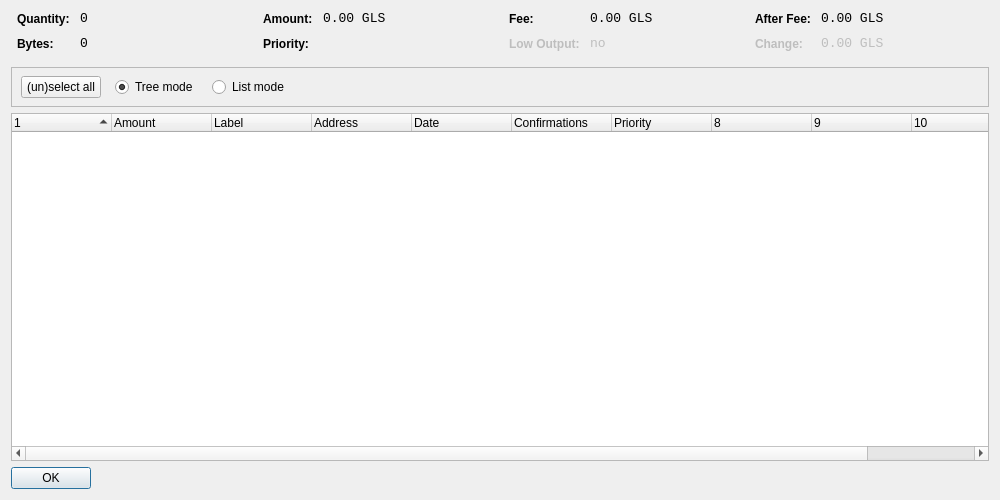
<?xml version="1.0" encoding="UTF-8"?>
<ui version="4.0">
 <class>CoinControlDialog</class>
 <widget class="QDialog" name="CoinControlDialog">
  <property name="geometry">
   <rect>
    <x>0</x>
    <y>0</y>
    <width>1000</width>
    <height>500</height>
   </rect>
  </property>
  <property name="windowTitle">
   <string>Coin Control</string>
  </property>
  <layout class="QVBoxLayout" name="verticalLayout">
   <item>
    <layout class="QHBoxLayout" name="horizontalLayoutTop" stretch="0,0,0,0">
     <property name="topMargin">
      <number>0</number>
     </property>
     <property name="bottomMargin">
      <number>10</number>
     </property>
     <item>
      <layout class="QFormLayout" name="formLayoutCoinControl1">
       <property name="horizontalSpacing">
        <number>10</number>
       </property>
       <property name="verticalSpacing">
        <number>10</number>
       </property>
       <property name="leftMargin">
        <number>6</number>
       </property>
       <property name="rightMargin">
        <number>6</number>
       </property>
       <item row="0" column="0">
        <widget class="QLabel" name="labelCoinControlQuantityText">
         <property name="styleSheet">
          <string notr="true">font-weight:bold;</string>
         </property>
         <property name="text">
          <string>Quantity:</string>
         </property>
        </widget>
       </item>
       <item row="0" column="1">
        <widget class="QLabel" name="labelCoinControlQuantity">
         <property name="font">
          <font>
           <family>Monospace</family>
           <pointsize>10</pointsize>
          </font>
         </property>
         <property name="cursor">
          <cursorShape>IBeamCursor</cursorShape>
         </property>
         <property name="contextMenuPolicy">
          <enum>Qt::ActionsContextMenu</enum>
         </property>
         <property name="text">
          <string notr="true">0</string>
         </property>
         <property name="textInteractionFlags">
          <set>Qt::LinksAccessibleByMouse|Qt::TextSelectableByKeyboard|Qt::TextSelectableByMouse</set>
         </property>
        </widget>
       </item>
       <item row="1" column="0">
        <widget class="QLabel" name="labelCoinControlBytesText">
         <property name="styleSheet">
          <string notr="true">font-weight:bold;</string>
         </property>
         <property name="text">
          <string>Bytes:</string>
         </property>
        </widget>
       </item>
       <item row="1" column="1">
        <widget class="QLabel" name="labelCoinControlBytes">
         <property name="font">
          <font>
           <family>Monospace</family>
           <pointsize>10</pointsize>
          </font>
         </property>
         <property name="cursor">
          <cursorShape>IBeamCursor</cursorShape>
         </property>
         <property name="contextMenuPolicy">
          <enum>Qt::ActionsContextMenu</enum>
         </property>
         <property name="text">
          <string notr="true">0</string>
         </property>
         <property name="textInteractionFlags">
          <set>Qt::LinksAccessibleByMouse|Qt::TextSelectableByKeyboard|Qt::TextSelectableByMouse</set>
         </property>
        </widget>
       </item>
      </layout>
     </item>
     <item>
      <layout class="QFormLayout" name="formLayoutCoinControl2">
       <property name="horizontalSpacing">
        <number>10</number>
       </property>
       <property name="verticalSpacing">
        <number>10</number>
       </property>
       <property name="leftMargin">
        <number>6</number>
       </property>
       <property name="rightMargin">
        <number>6</number>
       </property>
       <item row="0" column="0">
        <widget class="QLabel" name="labelCoinControlAmountText">
         <property name="styleSheet">
          <string notr="true">font-weight:bold;</string>
         </property>
         <property name="text">
          <string>Amount:</string>
         </property>
        </widget>
       </item>
       <item row="0" column="1">
        <widget class="QLabel" name="labelCoinControlAmount">
         <property name="font">
          <font>
           <family>Monospace</family>
           <pointsize>10</pointsize>
          </font>
         </property>
         <property name="cursor">
          <cursorShape>IBeamCursor</cursorShape>
         </property>
         <property name="contextMenuPolicy">
          <enum>Qt::ActionsContextMenu</enum>
         </property>
         <property name="text">
          <string notr="true">0.00 GLS</string>
         </property>
         <property name="textInteractionFlags">
          <set>Qt::LinksAccessibleByMouse|Qt::TextSelectableByKeyboard|Qt::TextSelectableByMouse</set>
         </property>
        </widget>
       </item>
       <item row="1" column="0">
        <widget class="QLabel" name="labelCoinControlPriorityText">
         <property name="styleSheet">
          <string notr="true">font-weight:bold;</string>
         </property>
         <property name="text">
          <string>Priority:</string>
         </property>
        </widget>
       </item>
       <item row="1" column="1">
        <widget class="QLabel" name="labelCoinControlPriority">
         <property name="font">
          <font>
           <family>Monospace</family>
           <pointsize>10</pointsize>
          </font>
         </property>
         <property name="cursor">
          <cursorShape>IBeamCursor</cursorShape>
         </property>
         <property name="contextMenuPolicy">
          <enum>Qt::ActionsContextMenu</enum>
         </property>
         <property name="text">
          <string/>
         </property>
         <property name="textInteractionFlags">
          <set>Qt::LinksAccessibleByMouse|Qt::TextSelectableByKeyboard|Qt::TextSelectableByMouse</set>
         </property>
        </widget>
       </item>
      </layout>
     </item>
     <item>
      <layout class="QFormLayout" name="formLayoutCoinControl3">
       <property name="horizontalSpacing">
        <number>10</number>
       </property>
       <property name="verticalSpacing">
        <number>10</number>
       </property>
       <property name="leftMargin">
        <number>6</number>
       </property>
       <property name="rightMargin">
        <number>6</number>
       </property>
       <item row="0" column="0">
        <widget class="QLabel" name="labelCoinControlFeeText">
         <property name="styleSheet">
          <string notr="true">font-weight:bold;</string>
         </property>
         <property name="text">
          <string>Fee:</string>
         </property>
        </widget>
       </item>
       <item row="0" column="1">
        <widget class="QLabel" name="labelCoinControlFee">
         <property name="font">
          <font>
           <family>Monospace</family>
           <pointsize>10</pointsize>
          </font>
         </property>
         <property name="cursor">
          <cursorShape>IBeamCursor</cursorShape>
         </property>
         <property name="contextMenuPolicy">
          <enum>Qt::ActionsContextMenu</enum>
         </property>
         <property name="text">
          <string notr="true">0.00 GLS</string>
         </property>
         <property name="textInteractionFlags">
          <set>Qt::LinksAccessibleByMouse|Qt::TextSelectableByKeyboard|Qt::TextSelectableByMouse</set>
         </property>
        </widget>
       </item>
       <item row="1" column="0">
        <widget class="QLabel" name="labelCoinControlLowOutputText">
         <property name="enabled">
          <bool>false</bool>
         </property>
         <property name="styleSheet">
          <string notr="true">font-weight:bold;</string>
         </property>
         <property name="text">
          <string>Low Output:</string>
         </property>
        </widget>
       </item>
       <item row="1" column="1">
        <widget class="QLabel" name="labelCoinControlLowOutput">
         <property name="enabled">
          <bool>false</bool>
         </property>
         <property name="font">
          <font>
           <family>Monospace</family>
           <pointsize>10</pointsize>
          </font>
         </property>
         <property name="cursor">
          <cursorShape>IBeamCursor</cursorShape>
         </property>
         <property name="contextMenuPolicy">
          <enum>Qt::ActionsContextMenu</enum>
         </property>
         <property name="text">
          <string notr="true">no</string>
         </property>
         <property name="textInteractionFlags">
          <set>Qt::LinksAccessibleByMouse|Qt::TextSelectableByKeyboard|Qt::TextSelectableByMouse</set>
         </property>
        </widget>
       </item>
      </layout>
     </item>
     <item>
      <layout class="QFormLayout" name="formLayoutCoinControl4">
       <property name="horizontalSpacing">
        <number>10</number>
       </property>
       <property name="verticalSpacing">
        <number>10</number>
       </property>
       <property name="leftMargin">
        <number>6</number>
       </property>
       <property name="rightMargin">
        <number>6</number>
       </property>
       <item row="0" column="0">
        <widget class="QLabel" name="labelCoinControlAfterFeeText">
         <property name="styleSheet">
          <string notr="true">font-weight:bold;</string>
         </property>
         <property name="text">
          <string>After Fee:</string>
         </property>
        </widget>
       </item>
       <item row="0" column="1">
        <widget class="QLabel" name="labelCoinControlAfterFee">
         <property name="font">
          <font>
           <family>Monospace</family>
           <pointsize>10</pointsize>
          </font>
         </property>
         <property name="cursor">
          <cursorShape>IBeamCursor</cursorShape>
         </property>
         <property name="contextMenuPolicy">
          <enum>Qt::ActionsContextMenu</enum>
         </property>
         <property name="text">
          <string notr="true">0.00 GLS</string>
         </property>
         <property name="textInteractionFlags">
          <set>Qt::LinksAccessibleByMouse|Qt::TextSelectableByKeyboard|Qt::TextSelectableByMouse</set>
         </property>
        </widget>
       </item>
       <item row="1" column="0">
        <widget class="QLabel" name="labelCoinControlChangeText">
         <property name="enabled">
          <bool>false</bool>
         </property>
         <property name="styleSheet">
          <string notr="true">font-weight:bold;</string>
         </property>
         <property name="text">
          <string>Change:</string>
         </property>
        </widget>
       </item>
       <item row="1" column="1">
        <widget class="QLabel" name="labelCoinControlChange">
         <property name="enabled">
          <bool>false</bool>
         </property>
         <property name="font">
          <font>
           <family>Monospace</family>
           <pointsize>10</pointsize>
          </font>
         </property>
         <property name="cursor">
          <cursorShape>IBeamCursor</cursorShape>
         </property>
         <property name="contextMenuPolicy">
          <enum>Qt::ActionsContextMenu</enum>
         </property>
         <property name="text">
          <string notr="true">0.00 GLS</string>
         </property>
         <property name="textInteractionFlags">
          <set>Qt::LinksAccessibleByMouse|Qt::TextSelectableByKeyboard|Qt::TextSelectableByMouse</set>
         </property>
        </widget>
       </item>
      </layout>
     </item>
    </layout>
   </item>
   <item>
    <widget class="QFrame" name="frame">
     <property name="minimumSize">
      <size>
       <width>0</width>
       <height>40</height>
      </size>
     </property>
     <property name="frameShape">
      <enum>QFrame::StyledPanel</enum>
     </property>
     <property name="frameShadow">
      <enum>QFrame::Sunken</enum>
     </property>
     <widget class="QWidget" name="horizontalLayoutWidget">
      <property name="geometry">
       <rect>
        <x>10</x>
        <y>0</y>
        <width>781</width>
        <height>41</height>
       </rect>
      </property>
      <layout class="QHBoxLayout" name="horizontalLayoutPanel" stretch="0,0,0,0,0">
       <property name="spacing">
        <number>14</number>
       </property>
       <item>
        <widget class="QPushButton" name="pushButtonSelectAll">
         <property name="sizePolicy">
          <sizepolicy hsizetype="Maximum" vsizetype="Fixed">
           <horstretch>0</horstretch>
           <verstretch>0</verstretch>
          </sizepolicy>
         </property>
         <property name="text">
          <string>(un)select all</string>
         </property>
        </widget>
       </item>
       <item>
        <widget class="QRadioButton" name="radioTreeMode">
         <property name="sizePolicy">
          <sizepolicy hsizetype="Maximum" vsizetype="Fixed">
           <horstretch>0</horstretch>
           <verstretch>0</verstretch>
          </sizepolicy>
         </property>
         <property name="text">
          <string>Tree mode</string>
         </property>
         <property name="checked">
          <bool>true</bool>
         </property>
        </widget>
       </item>
       <item>
        <widget class="QRadioButton" name="radioListMode">
         <property name="sizePolicy">
          <sizepolicy hsizetype="Maximum" vsizetype="Fixed">
           <horstretch>0</horstretch>
           <verstretch>0</verstretch>
          </sizepolicy>
         </property>
         <property name="text">
          <string>List mode</string>
         </property>
        </widget>
       </item>
       <item>
        <spacer name="horizontalSpacer">
         <property name="orientation">
          <enum>Qt::Horizontal</enum>
         </property>
         <property name="sizeHint" stdset="0">
          <size>
           <width>40</width>
           <height>20</height>
          </size>
         </property>
        </spacer>
       </item>
      </layout>
     </widget>
    </widget>
   </item>
   <item>
    <widget class="CoinControlTreeWidget" name="treeWidget">
     <property name="contextMenuPolicy">
      <enum>Qt::CustomContextMenu</enum>
     </property>
     <property name="sortingEnabled">
      <bool>false</bool>
     </property>
     <property name="columnCount">
      <number>11</number>
     </property>
     <attribute name="headerShowSortIndicator" stdset="0">
      <bool>true</bool>
     </attribute>
     <attribute name="headerStretchLastSection">
      <bool>false</bool>
     </attribute>
     <column>
      <property name="text">
       <string/>
      </property>
     </column>
     <column>
      <property name="text">
       <string>Amount</string>
      </property>
     </column>
     <column>
      <property name="text">
       <string>Label</string>
      </property>
     </column>
     <column>
      <property name="text">
       <string>Address</string>
      </property>
     </column>
     <column>
      <property name="text">
       <string>Date</string>
      </property>
     </column>
     <column>
      <property name="text">
       <string>Confirmations</string>
      </property>
      <property name="toolTip">
       <string>Confirmed</string>
      </property>
     </column>
     <column>
      <property name="text">
       <string>Priority</string>
      </property>
     </column>
     <column>
      <property name="text">
       <string/>
      </property>
     </column>
     <column>
      <property name="text">
       <string/>
      </property>
     </column>
     <column>
      <property name="text">
       <string/>
      </property>
     </column>
     <column>
      <property name="text">
       <string/>
      </property>
     </column>
    </widget>
   </item>
   <item>
    <widget class="QDialogButtonBox" name="buttonBox">
     <property name="sizePolicy">
      <sizepolicy hsizetype="Maximum" vsizetype="Fixed">
       <horstretch>0</horstretch>
       <verstretch>0</verstretch>
      </sizepolicy>
     </property>
     <property name="orientation">
      <enum>Qt::Horizontal</enum>
     </property>
     <property name="standardButtons">
      <set>QDialogButtonBox::Ok</set>
     </property>
    </widget>
   </item>
  </layout>
 </widget>
 <customwidgets>
  <customwidget>
   <class>CoinControlTreeWidget</class>
   <extends>QTreeWidget</extends>
   <header>coincontroltreewidget.h</header>
  </customwidget>
 </customwidgets>
 <resources/>
 <connections/>
</ui>
